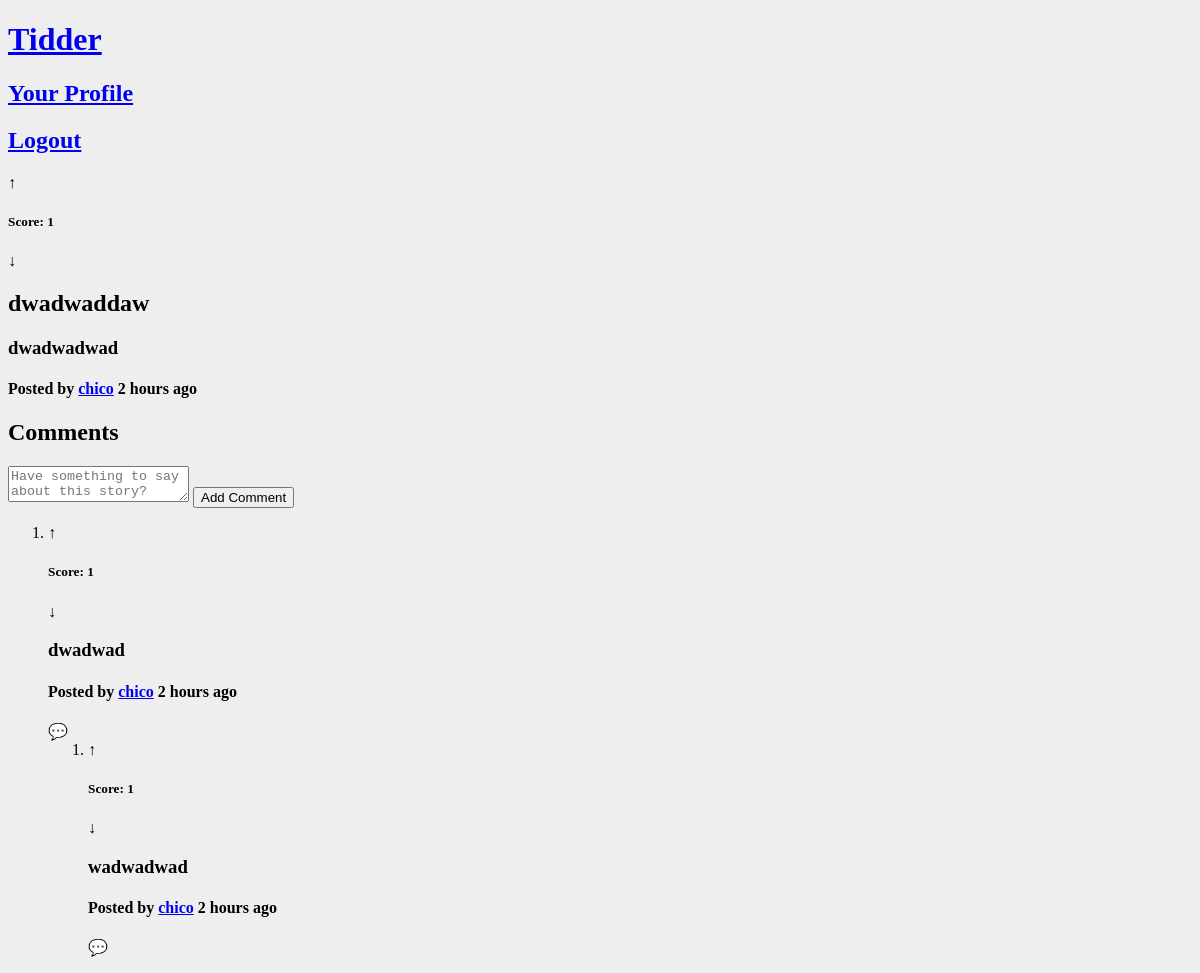
Page /pages/story.php?story_id=241 (signed in) on the committed database.
### tables this page shows
CREATE TABLE opinion (
    opinion_id INTEGER NOT NULL PRIMARY KEY AUTOINCREMENT,
	parent_id INTEGER REFERENCES opinion(opinion_id),
    opinion_title VARCHAR,
    opinion_text VARCHAR NOT NULL,
	posted DATETIME NOT NULL,
    user_id INTEGER NOT NULL REFERENCES user
);

CREATE TABLE vote(
    opinion_id INTEGER NOT NULL REFERENCES opinion,
    user_id INTEGER NOT NULL REFERENCES user,
    value INTEGER NOT NULL CHECK (value = -1 OR value = 1),
    PRIMARY KEY(opinion_id,user_id)
);

CREATE TABLE user (
    user_id INTEGER NOT NULL PRIMARY KEY AUTOINCREMENT,
    username VARCHAR NOT NULL UNIQUE,
    email VARCHAR NOT NULL UNIQUE,
    password VARCHAR NOT NULL,
    realname VARCHAR,
    birthday DATE,
    join_date DATE NOT NULL,
	bio VARCHAR
);

### database/db_vote.php (called while the page is built, shortened)
<?php
	function getScore($opinion_id){
		$db = Database::instance()->db();
		$stmt = $db->prepare('SELECT count(*) AS score FROM vote WHERE opinion_id = ? AND value = 1');
		$stmt->execute(array($opinion_id));
		$upvotes = $stmt->fetch()['score'];
		$stmt = $db->prepare('SELECT count(*) AS score FROM vote WHERE opinion_id = ? AND value = -1');
		$stmt->execute(array($opinion_id));
		$downvotes = $stmt->fetch()['score'];
		return $upvotes - $downvotes;
	}
	function getVote($opinion_id, $user_id){
		$db = Database::instance()->db();
		$stmt = $db->prepare('SELECT value FROM vote WHERE opinion_id = ? AND user_id = ?');
		$stmt->execute(array($opinion_id, $user_id));
		$value = $stmt->fetch();
		if($value)
			return $value['value'];
		return 0;
	}
?>

### database/db_story.php (called while the page is built, shortened)
<?php
	function getStory($story_id) {
		$db = Database::instance()->db();
		$stmt = $db->prepare('SELECT * FROM opinion WHERE opinion_id = ? AND parent_id IS NULL');
		$stmt->execute(array($story_id));
		return $stmt->fetch();
	}
?>

### database/db_user.php (called while the page is built, shortened)
<?php
	function getUserName($user_id){
		$db = Database::instance()->db();
		$stmt = $db->prepare('SELECT username FROM user WHERE user_id = ?');
		$stmt->execute(array($user_id));
		return $stmt->fetch()['username'];
	}
?>

### includes/date.php (called while the page is built, shortened)
<?php
	function deltaTime($now, $date){
		$time = strtotime($date);
		$delta = $now - $time;
		if(!floor($delta/86400)){
			$time_word = (floor($delta/3600) == 1 ? ' hour ' : ' hours ');
			return floor($delta/3600).$time_word.'ago';
		}
		$time_word = (floor($delta/31104000) == 1 ? ' year ' : ' years ');
		return floor($delta/31104000).$time_word.'ago';
	}
?>

### database/db_comment.php (called while the page is built, shortened)
<?php
	function getAllComments($parent_id) {
		$db = Database::instance()->db();
		$stmt = $db->prepare('SELECT * FROM opinion WHERE parent_id IS ?');
		$stmt->execute(array($parent_id));
		return $stmt->fetchAll();
	}
?>

### pages/story.php (the view, shortened to what this page needs)
<?php
	include_once('../includes/date.php');
	include_once('../database/db_user.php');
	include_once('../database/db_story.php');
	include_once('../database/db_comment.php');
	include_once('../database/db_vote.php');
	include_once('../templates/tpl_common.php');
	include_once('../templates/tpl_comments.php');
	$story_id = $_GET['story_id'];
	try {
		$story = getStory($story_id);
    } catch (PDOException $e) {
        die(header('Location: stories.php'));
	}
	$now = time();
	$username = getUserName($story['user_id']);
	$score = getScore($story_id);
	if(isset($_SESSION['user_id']))
		$vote = getVote($story_id, $_SESSION['user_id']);
	draw_header(true);
?>
	<section id="story" data-id="<?=$story_id?>">
		<div class="upvote" role="button" data-value="<?=$vote?>">&#8593;</div>
		<h5>Score: <?=$score?></h5>
		<div class="downvote" role="button" data-value="<?=$vote?>">&#8595;</div>
		<h2><?=$story['opinion_title']?></h2>
		<h3><?=$story['opinion_text']?></h3>
		<h4>Posted by <a href="<?='profile.php?username='.urlencode($username)?>"><?=$username?></a> <?=deltaTime($now, $story['posted'])?></h4>
	</section>
<?php
	$comments = array_reverse(getAllComments($story_id));
	for($i = 0; $i < count($comments); $i++){
		$comments[$i]['username'] = getUserName($comments[$i]['user_id']);
		$comments[$i]['score'] = getScore($comments[$i]['opinion_id']);
		if(isset($_SESSION['user_id']))
			$comments[$i]['vote'] = getVote($comments[$i]['opinion_id'], $_SESSION['user_id']);
	}
	draw_comments_header($comments,true);
?>

### templates/tpl_comments.php (shortened to what this page needs)
<?php
	include_once('../database/db_comment.php');
	function draw_comments_header($comments,$not_profile){
		global $story_id;
		if($not_profile){ ?>
			<section id="comments" data-id="<?=$story_id?>">
		<?php } else { ?>
			<section id="comments">
		<?php } ?>
		<header>
			<h2>Comments</h2>
		</header>
		<?php if($not_profile){
			if((isset($_SESSION['user_id']))) { ?>
				<form>
					<textarea name="comment" placeholder="Have something to say about this story?" required></textarea>
					<input type="submit" value="Add Comment">
				</form>
		<?php } else { ?>
			<p>Have something to say about this story? <a href="login.php">Login!</a> or <a href="signup.php">Sign Up!</a></p>
		<?php }
		}
		draw_comments($comments,$not_profile);?>
		</section>
	<?php }
	function draw_comments($comments, $not_profile){
		global $story_id?>
		<ol>
		<?php
		    foreach($comments as $comment)
				draw_comment($comment, $not_profile);
		?>
	    </ol>
        <?php } ?>
    <?php function draw_comment($comment, $not_profile) {
		global $now;?>
		<li>
        <article class="comment" data-id="<?=$comment['opinion_id']?>">
			<div class="upvote" role="button" data-value="<?=$comment['vote']?>">&#8593;</div>
			<h5>Score: <?=$comment['score']?></h5>
			<div class="downvote" role="button" data-value="<?=$comment['vote']?>">&#8595;</div>
			<h3><?=$comment['opinion_text']?></a></h3>
			<h4>Posted by <a href="<?='profile.php?username='.urlencode($comment['username'])?>"><?=$comment['username']?></a> <?=deltaTime($now, $comment['posted'])?></h4>
			<?php if(isset($_SESSION['user_id']) && $not_profile) { ?>
				<div class="comment_comment" role="button">&#128172;</div>
			<?php }
				$comments = array_reverse(getAllComments($comment['opinion_id']));
				for($i = 0; $i < count($comments); $i++){
					$comments[$i]['username'] = getUserName($comments[$i]['user_id']);
					$comments[$i]['score'] = getScore($comments[$i]['opinion_id']);
					if(isset($_SESSION['user_id']))
						$comments[$i]['vote'] = getVote($comments[$i]['opinion_id'], $_SESSION['user_id']);
				}
				draw_comments($comments,$not_profile);
			?>
		</article>
		</li>
    <?php } ?>

### css/style.css (style rules this page uses)
body { background-color: #eee; }

### rows in the picture
opinion: opinion_title "dwadwaddaw", opinion_text "dwadwadwad", posted "2 hours ago"
vote: value.username "chico"
opinion: user "1", opinion_text "dwadwad", username "chico", posted "2 hours ago"
opinion: user "1", opinion_text "wadwadwad", username "chico", posted "2 hours ago"

### other values in the picture
$score "1"
